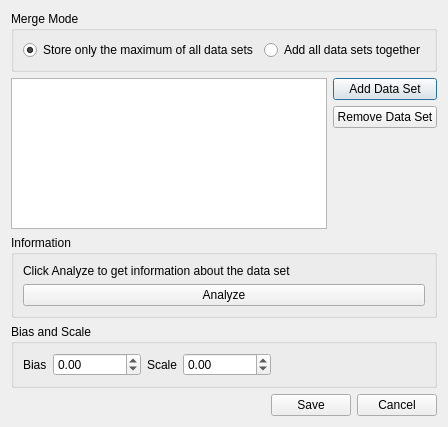
<ui version="4.0" >
 <class>MergeDlg</class>
 <widget class="QDialog" name="MergeDlg" >
  <property name="windowModality" >
   <enum>Qt::WindowModal</enum>
  </property>
  <property name="geometry" >
   <rect>
    <x>0</x>
    <y>0</y>
    <width>402</width>
    <height>427</height>
   </rect>
  </property>
  <property name="windowTitle" >
   <string>Merge Files</string>
  </property>
  <property name="modal" >
   <bool>true</bool>
  </property>
  <layout class="QVBoxLayout" name="verticalLayout" >
   <item>
    <widget class="QGroupBox" name="groupBox_2" >
     <property name="title" >
      <string>Merge Mode</string>
     </property>
     <layout class="QHBoxLayout" name="horizontalLayout_4" >
      <item>
       <widget class="QRadioButton" name="radioButton_max" >
        <property name="text" >
         <string>Store only the maximum of all data sets</string>
        </property>
        <property name="checked" >
         <bool>true</bool>
        </property>
       </widget>
      </item>
      <item>
       <widget class="QRadioButton" name="radioButton_add" >
        <property name="text" >
         <string>Add all data sets together</string>
        </property>
       </widget>
      </item>
      <item>
       <spacer name="horizontalSpacer_3" >
        <property name="orientation" >
         <enum>Qt::Horizontal</enum>
        </property>
        <property name="sizeHint" stdset="0" >
         <size>
          <width>40</width>
          <height>20</height>
         </size>
        </property>
       </spacer>
      </item>
     </layout>
    </widget>
   </item>
   <item>
    <widget class="QFrame" name="frame_2" >
     <property name="frameShape" >
      <enum>QFrame::NoFrame</enum>
     </property>
     <property name="frameShadow" >
      <enum>QFrame::Raised</enum>
     </property>
     <property name="lineWidth" >
      <number>0</number>
     </property>
     <layout class="QHBoxLayout" name="horizontalLayout" >
      <property name="margin" >
       <number>0</number>
      </property>
      <item>
       <widget class="QFrame" name="frame_4" >
        <property name="frameShape" >
         <enum>QFrame::NoFrame</enum>
        </property>
        <property name="frameShadow" >
         <enum>QFrame::Raised</enum>
        </property>
        <layout class="QVBoxLayout" name="verticalLayout_3" >
         <property name="margin" >
          <number>0</number>
         </property>
         <item>
          <widget class="QListWidget" name="listWidget_datasets" />
         </item>
        </layout>
       </widget>
      </item>
      <item>
       <widget class="QFrame" name="frame_3" >
        <property name="frameShape" >
         <enum>QFrame::NoFrame</enum>
        </property>
        <property name="frameShadow" >
         <enum>QFrame::Raised</enum>
        </property>
        <property name="lineWidth" >
         <number>0</number>
        </property>
        <layout class="QVBoxLayout" name="verticalLayout_2" >
         <property name="margin" >
          <number>0</number>
         </property>
         <item>
          <widget class="QPushButton" name="pushButton_addData" >
           <property name="text" >
            <string>Add Data Set</string>
           </property>
          </widget>
         </item>
         <item>
          <widget class="QPushButton" name="pushButton_removeData" >
           <property name="text" >
            <string>Remove Data Set</string>
           </property>
          </widget>
         </item>
         <item>
          <spacer name="verticalSpacer" >
           <property name="orientation" >
            <enum>Qt::Vertical</enum>
           </property>
           <property name="sizeHint" stdset="0" >
            <size>
             <width>20</width>
             <height>40</height>
            </size>
           </property>
          </spacer>
         </item>
        </layout>
       </widget>
      </item>
     </layout>
    </widget>
   </item>
   <item>
    <widget class="QFrame" name="frame_5" >
     <property name="frameShape" >
      <enum>QFrame::NoFrame</enum>
     </property>
     <property name="frameShadow" >
      <enum>QFrame::Raised</enum>
     </property>
     <property name="lineWidth" >
      <number>0</number>
     </property>
     <layout class="QVBoxLayout" name="verticalLayout_5" >
      <property name="margin" >
       <number>0</number>
      </property>
      <item>
       <widget class="QGroupBox" name="groupBox_Info" >
        <property name="title" >
         <string>Information</string>
        </property>
        <layout class="QVBoxLayout" name="verticalLayout_4" >
         <item>
          <widget class="QLabel" name="label_Info" >
           <property name="text" >
            <string>Click Analyze to get information about the data set</string>
           </property>
          </widget>
         </item>
         <item>
          <widget class="QPushButton" name="pushButton_Analyze" >
           <property name="text" >
            <string>Analyze</string>
           </property>
          </widget>
         </item>
        </layout>
       </widget>
      </item>
      <item>
       <widget class="QGroupBox" name="groupBox_SB" >
        <property name="title" >
         <string>Bias and Scale</string>
        </property>
        <layout class="QHBoxLayout" name="horizontalLayout_3" >
         <item>
          <widget class="QLabel" name="label" >
           <property name="text" >
            <string>Bias</string>
           </property>
          </widget>
         </item>
         <item>
          <widget class="QDoubleSpinBox" name="doubleSpinBox_bias" >
           <property name="minimum" >
            <double>-100000.000000000000000</double>
           </property>
           <property name="maximum" >
            <double>100000.000000000000000</double>
           </property>
          </widget>
         </item>
         <item>
          <widget class="QLabel" name="label_2" >
           <property name="text" >
            <string>Scale</string>
           </property>
          </widget>
         </item>
         <item>
          <widget class="QDoubleSpinBox" name="doubleSpinBox_scale" >
           <property name="minimum" >
            <double>-100000.000000000000000</double>
           </property>
           <property name="maximum" >
            <double>100000.000000000000000</double>
           </property>
          </widget>
         </item>
         <item>
          <spacer name="horizontalSpacer_2" >
           <property name="orientation" >
            <enum>Qt::Horizontal</enum>
           </property>
           <property name="sizeHint" stdset="0" >
            <size>
             <width>40</width>
             <height>20</height>
            </size>
           </property>
          </spacer>
         </item>
        </layout>
       </widget>
      </item>
     </layout>
    </widget>
   </item>
   <item>
    <widget class="QFrame" name="frame" >
     <property name="frameShape" >
      <enum>QFrame::NoFrame</enum>
     </property>
     <property name="frameShadow" >
      <enum>QFrame::Raised</enum>
     </property>
     <property name="lineWidth" >
      <number>0</number>
     </property>
     <layout class="QHBoxLayout" name="horizontalLayout_2" >
      <property name="margin" >
       <number>0</number>
      </property>
      <item>
       <spacer name="horizontalSpacer" >
        <property name="orientation" >
         <enum>Qt::Horizontal</enum>
        </property>
        <property name="sizeHint" stdset="0" >
         <size>
          <width>40</width>
          <height>20</height>
         </size>
        </property>
       </spacer>
      </item>
      <item>
       <widget class="QPushButton" name="pushButton_save" >
        <property name="text" >
         <string>Save</string>
        </property>
       </widget>
      </item>
      <item>
       <widget class="QPushButton" name="pushButton_cancel" >
        <property name="text" >
         <string>Cancel</string>
        </property>
       </widget>
      </item>
     </layout>
    </widget>
   </item>
  </layout>
 </widget>
 <resources/>
 <connections>
  <connection>
   <sender>pushButton_Analyze</sender>
   <signal>clicked()</signal>
   <receiver>MergeDlg</receiver>
   <slot>AnalyzeCurrentDataset()</slot>
   <hints>
    <hint type="sourcelabel" >
     <x>114</x>
     <y>307</y>
    </hint>
    <hint type="destinationlabel" >
     <x>7</x>
     <y>148</y>
    </hint>
   </hints>
  </connection>
  <connection>
   <sender>listWidget_datasets</sender>
   <signal>currentRowChanged(int)</signal>
   <receiver>MergeDlg</receiver>
   <slot>ChangedActiveDataset()</slot>
   <hints>
    <hint type="sourcelabel" >
     <x>141</x>
     <y>132</y>
    </hint>
    <hint type="destinationlabel" >
     <x>4</x>
     <y>231</y>
    </hint>
   </hints>
  </connection>
  <connection>
   <sender>pushButton_addData</sender>
   <signal>clicked()</signal>
   <receiver>MergeDlg</receiver>
   <slot>AddDataset()</slot>
   <hints>
    <hint type="sourcelabel" >
     <x>335</x>
     <y>77</y>
    </hint>
    <hint type="destinationlabel" >
     <x>6</x>
     <y>75</y>
    </hint>
   </hints>
  </connection>
  <connection>
   <sender>pushButton_removeData</sender>
   <signal>clicked()</signal>
   <receiver>MergeDlg</receiver>
   <slot>RemoveDataset()</slot>
   <hints>
    <hint type="sourcelabel" >
     <x>346</x>
     <y>112</y>
    </hint>
    <hint type="destinationlabel" >
     <x>3</x>
     <y>188</y>
    </hint>
   </hints>
  </connection>
  <connection>
   <sender>pushButton_save</sender>
   <signal>clicked()</signal>
   <receiver>MergeDlg</receiver>
   <slot>ExecuteMerge()</slot>
   <hints>
    <hint type="sourcelabel" >
     <x>309</x>
     <y>408</y>
    </hint>
    <hint type="destinationlabel" >
     <x>2</x>
     <y>302</y>
    </hint>
   </hints>
  </connection>
  <connection>
   <sender>pushButton_cancel</sender>
   <signal>clicked(bool)</signal>
   <receiver>MergeDlg</receiver>
   <slot>CancelMerge()</slot>
   <hints>
    <hint type="sourcelabel" >
     <x>392</x>
     <y>408</y>
    </hint>
    <hint type="destinationlabel" >
     <x>4</x>
     <y>275</y>
    </hint>
   </hints>
  </connection>
  <connection>
   <sender>doubleSpinBox_scale</sender>
   <signal>valueChanged(double)</signal>
   <receiver>MergeDlg</receiver>
   <slot>ChangedScale(double)</slot>
   <hints>
    <hint type="sourcelabel" >
     <x>154</x>
     <y>371</y>
    </hint>
    <hint type="destinationlabel" >
     <x>396</x>
     <y>240</y>
    </hint>
   </hints>
  </connection>
  <connection>
   <sender>doubleSpinBox_bias</sender>
   <signal>valueChanged(double)</signal>
   <receiver>MergeDlg</receiver>
   <slot>ChangedBias(double)</slot>
   <hints>
    <hint type="sourcelabel" >
     <x>66</x>
     <y>371</y>
    </hint>
    <hint type="destinationlabel" >
     <x>400</x>
     <y>275</y>
    </hint>
   </hints>
  </connection>
 </connections>
 <slots>
  <slot>AnalyzeCurrentDataset()</slot>
  <slot>ChangedActiveDataset()</slot>
  <slot>AddDataset()</slot>
  <slot>RemoveDataset()</slot>
  <slot>ExecuteMerge()</slot>
  <slot>CancelMerge()</slot>
  <slot>ChangedScale(double)</slot>
  <slot>ChangedBias(double)</slot>
 </slots>
</ui>
